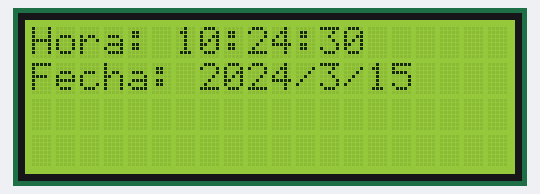
Simulated run of this sketch. Board: Arduino Mega 2560, built with avr-gcc and run on an emulated ATmega2560. Parts: 20×4 character LCD. The local clock reads 2024-03-15 10:24:30 at power-on unless the sketch sets it.

Above: at 0.1 s.
At 4.1 s:
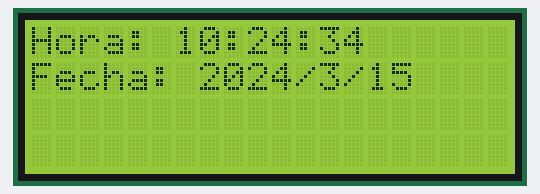
At 11.1 s:
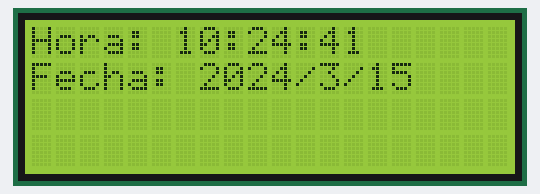
At 19.1 s:
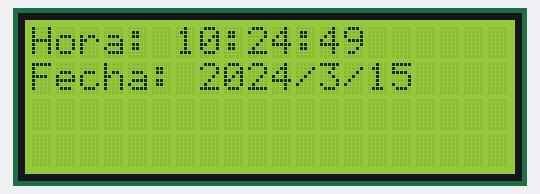
At 29.1 s:
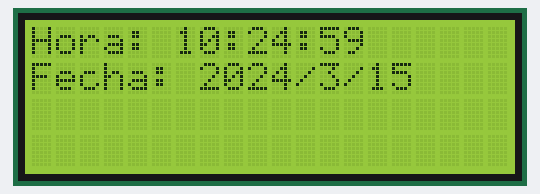
At 38.1 s:
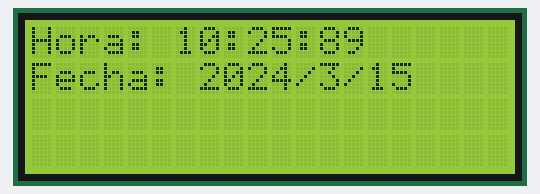

The sketch:

Practica1_RTC.ino
```cpp
#include "RTClib.h"
#include <Wire.h>
#include  <LiquidCrystal.h>
LiquidCrystal lcd(28, 30, 32, 34, 36, 38);
RTC_DS1307 rtc;
void setup() {
  Wire.begin();
  lcd.begin(20, 4);
  Serial.begin(9600);
  //rtc.adjust(DateTime(2019, 5, 28, 9, 0, 0));
   if (!rtc.isrunning()) {
      // Fijar a fecha y hora de compilacion
      rtc.adjust(DateTime(F(__DATE__), F(__TIME__)));


   }
}

void loop() {
  DateTime now = rtc.now();

  if(now.second()<11){
    lcd.setCursor(12, 0);
    lcd.print(" ");
    }
  lcd.setCursor(0, 0);
  //printDate(now);
  //delay(3000);
  lcd.print("Hora: ");
   lcd.print(now.hour());
   lcd.print(':');
   lcd.print(now.minute());
   lcd.print(':');
   lcd.print(now.second());
   lcd.setCursor(0, 1);
   lcd.print("Fecha: ");
   lcd.print(now.year());
   lcd.print('/');
   lcd.print(now.month());
   lcd.print('/');
   lcd.print(now.day());


}


/*void printDate(DateTime date)
{
   lcd.setCursor(0, 1);
   lcd.print(date.year(), DEC);
   lcd.print('/');
   lcd.print(date.month(), DEC);
   lcd.print('/');
   lcd.print(date.day(), DEC);
   lcd.print(" (");
//   lcd.print(daysOfTheWeek[date.dayOfTheWeek()]);
   lcd.print(") ");
   lcd.print(date.hour(), DEC);
   lcd.print(':');
   lcd.print(date.minute(), DEC);
   lcd.print(':');
   lcd.print(date.second(), DEC);
   //lcd.println();
}*/
```

Measured:
- what the display in image 1 shows lasts 1.0 s, from 4.0 s to 5.0 s
